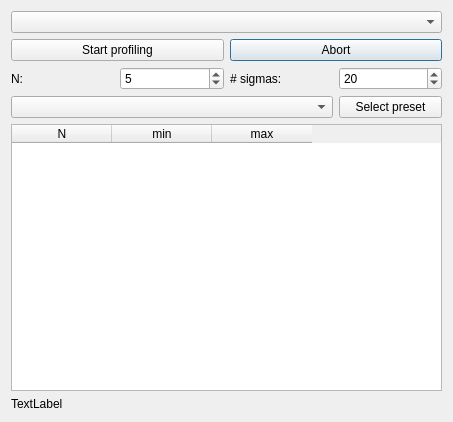
<?xml version="1.0" encoding="UTF-8"?>
<ui version="4.0">
 <class>ProfileDialog</class>
 <widget class="QDialog" name="ProfileDialog">
  <property name="geometry">
   <rect>
    <x>0</x>
    <y>0</y>
    <width>453</width>
    <height>422</height>
   </rect>
  </property>
  <property name="windowTitle">
   <string>Error profiler</string>
  </property>
  <layout class="QGridLayout" name="gridLayout">
   <item row="2" column="3">
    <widget class="QSpinBox" name="presetSig">
     <property name="maximum">
      <number>99999999</number>
     </property>
     <property name="singleStep">
      <number>10</number>
     </property>
     <property name="value">
      <number>20</number>
     </property>
    </widget>
   </item>
   <item row="2" column="2">
    <widget class="QLabel" name="label_2">
     <property name="text">
      <string># sigmas:</string>
     </property>
    </widget>
   </item>
   <item row="1" column="2" colspan="2">
    <widget class="QPushButton" name="btnAbort">
     <property name="text">
      <string>Abort</string>
     </property>
    </widget>
   </item>
   <item row="1" column="0" colspan="2">
    <widget class="QPushButton" name="btnStart">
     <property name="text">
      <string>Start profiling</string>
     </property>
    </widget>
   </item>
   <item row="3" column="3">
    <widget class="QPushButton" name="btnPreset">
     <property name="text">
      <string>Select preset</string>
     </property>
    </widget>
   </item>
   <item row="2" column="1">
    <widget class="QSpinBox" name="presetN">
     <property name="maximum">
      <number>99999999</number>
     </property>
     <property name="singleStep">
      <number>1</number>
     </property>
     <property name="value">
      <number>5</number>
     </property>
    </widget>
   </item>
   <item row="2" column="0">
    <widget class="QLabel" name="label">
     <property name="text">
      <string>N:</string>
     </property>
    </widget>
   </item>
   <item row="4" column="0" colspan="4">
    <widget class="QTableWidget" name="table">
     <attribute name="verticalHeaderDefaultSectionSize">
      <number>25</number>
     </attribute>
     <column>
      <property name="text">
       <string>N</string>
      </property>
      <property name="toolTip">
       <string>Number of evaluations for this parameter</string>
      </property>
     </column>
     <column>
      <property name="text">
       <string>min</string>
      </property>
      <property name="toolTip">
       <string>Minimum value (or single value, if N=1)</string>
      </property>
     </column>
     <column>
      <property name="text">
       <string>max</string>
      </property>
      <property name="toolTip">
       <string>Maximum value</string>
      </property>
     </column>
    </widget>
   </item>
   <item row="0" column="0" colspan="4">
    <widget class="QComboBox" name="cbSelection"/>
   </item>
   <item row="3" column="0" colspan="3">
    <widget class="QComboBox" name="preset">
     <property name="maximumSize">
      <size>
       <width>500</width>
       <height>16777215</height>
      </size>
     </property>
    </widget>
   </item>
   <item row="5" column="0" colspan="4">
    <widget class="QLabel" name="permutationInfo">
     <property name="text">
      <string>TextLabel</string>
     </property>
    </widget>
   </item>
  </layout>
 </widget>
 <resources/>
 <connections/>
</ui>
